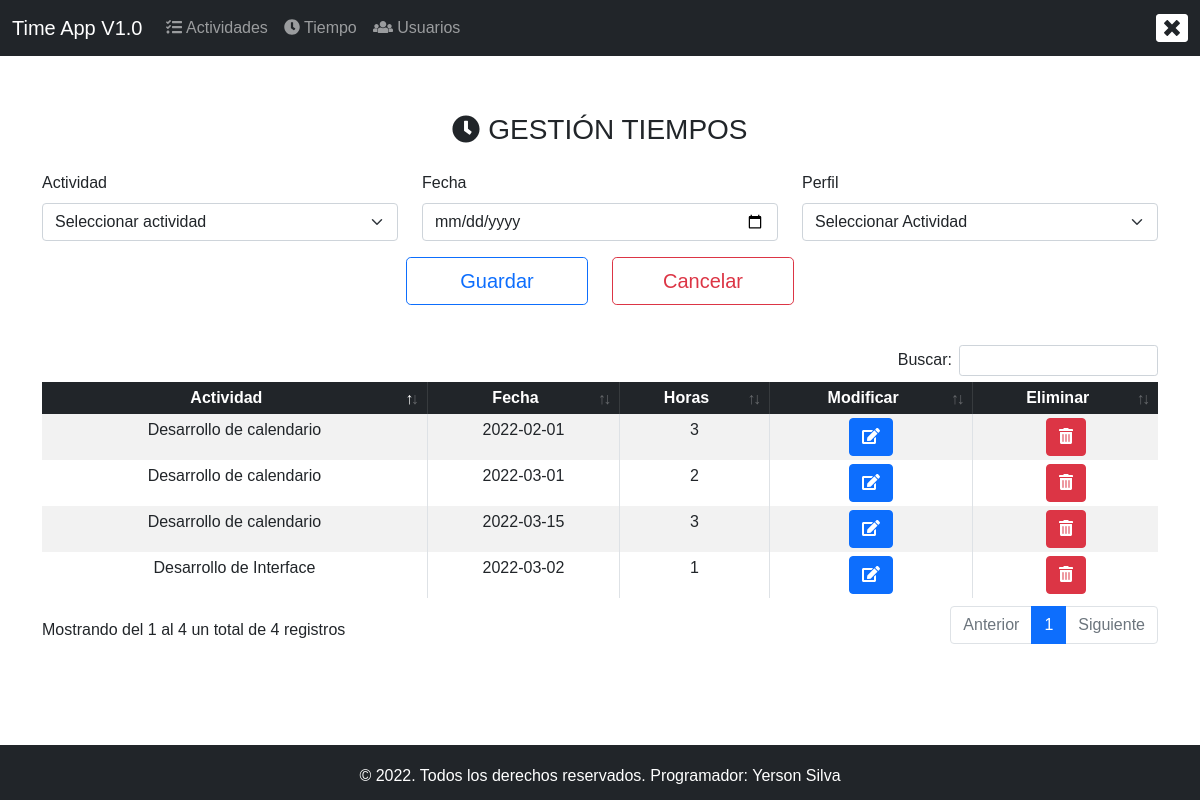
Page /CapaPresentacion/Layout/home.php?mod=tiempos (signed in) on the committed database.
### tables this page shows
CREATE TABLE IF NOT EXISTS `actividadtiempos` (
  `id` int NOT NULL AUTO_INCREMENT,
  `id_actividad` int NOT NULL,
  `fecha` date DEFAULT NULL,
  `horas` int DEFAULT NULL,
  `estado` int NOT NULL,
  PRIMARY KEY (`id`),
  KEY `FK_Tiempo_Actividad` (`id_actividad`)
);

CREATE TABLE IF NOT EXISTS `actividades` (
  `id` int NOT NULL AUTO_INCREMENT,
  `descripcion` varchar(200) NOT NULL,
  `id_user` int NOT NULL,
  `estado` int NOT NULL,
  PRIMARY KEY (`id`)
);

### CapaDatos/Conexion.php (called while the page is built, shortened)
<?php
class Conexion{
    protected $conexion;
    public function __construct()
    {
        $this->conexion = new mysqli(DB_PASS,DB_USER,DB_PASS,DB_NAME);
        $this->conexion->set_charset('DB_CHARSET');
    }
    public function sanitize($var){
        $return = mysqli_real_escape_string($this->conexion, $var);
        return $return;
    }
}
?>

### CapaNegocio/actividadBL/actividadBL.php (called while the page is built, shortened)
<?php
include '../../CapaDatos/Conexion.php';
class ActividadBL extends Conexion {
    public function selectAll($id)
    {
        $conn = new Conexion();
        $id_user = $conn->sanitize($id);
        $stmt = $this->conexion->prepare("CALL sp_Activity_SelectAll(?)");
        $stmt->bind_param("i", $id_user);
        $stmt->execute();
        $res = $stmt->get_result();
        $actividades = $res->fetch_all(MYSQLI_ASSOC);
        return $actividades;
    }
}

### CapaNegocio/actividadBL/tiempoBL.php (called while the page is built, shortened)
<?php
class TiempoBL extends Conexion {
    public function selectAll($id)
    {
        $conn = new Conexion();
        $id_user = $conn->sanitize($id);
        $stmt = $this->conexion->prepare("CALL sp_ActivityTime_SelectAll(?)");
        $stmt->bind_param("i", $id_user);
        $stmt->execute();
        $res = $stmt->get_result();
        $tiempos = $res->fetch_all(MYSQLI_ASSOC);
        return $tiempos;
    }
}

### CapaPresentacion/actividad/tiempo.php (the view, shortened to what this page needs)
<?php
if (isset($_SESSION['usuario'])) {
    include '../../CapaNegocio/actividadBL/actividadBL.php';
    include '../../CapaNegocio/actividadBL/tiempoBL.php';
    $activities = new ActividadBL();
    $id_user = $_SESSION['idUser'];
    $arr_actividad = $activities->selectAll($id_user);
    $time = new TiempoBL();
    $arr_times = $time->selectAll($id_user);
?>
    <div class="col-12 col-xs-12 col-sm-12 col-md-12 pb-3">
        <form action="home.php?mod=tiempos" method="POST">
            <div class="container text-center pb-3 mt-3">
                <h3><i class="fas fa-clock"></i>&nbsp;GESTIÓN TIEMPOS</h3>
            </div>
            <?php
            if (isset($_POST['btnModificar'])) {
                $id = $_POST['id_tiempo'];
                $arr_time = $time->select($id);
                foreach ($arr_time as $item2) {
                    $cantidad = count($arr_time);
            ?>
                    <div class="row">
                        <div class="col-12 col-xs-12 col-sm-12 col-md-4">
                            <div class="mb-3">
                                <label for="Perfil" class="form-label">Actividad</label>
                                <select class="form-select" name="cmbIdActividad" required>
                                    <option value="">Seleccionar actividad</option>
                                    <?php foreach ($arr_actividad as $op) :
                                        if ($item2['id_actividad'] == $op['id']) {
                                            echo "<option value=" . $op['id'] . " selected>";
                                            echo $op['descripcion'];
                                            echo "</option>";
                                        } else {
                                            echo "<option value=" . $op['id'] . ">";
                                            echo $op['descripcion'];
                                            echo "</option>";
                                        }
                                    ?>
                                    <?php endforeach; ?>
                                </select>
                            </div>
                        </div>
                        <div class="col-12 col-xs-12 col-sm-12 col-md-4">
                            <div class="mb-3">
                                <label for="Nombre" class="form-label">Fecha</label>
                                <input type="date" class="form-control" name="txtfecha" value="<?php echo $item2['fecha']; ?>" required>
                            </div>
                        </div>
                        <div class="col-12 col-xs-12 col-sm-12 col-md-4">
                            <div class="mb-3">
                                <label for="Perfil" class="form-label">Horas</label>
                                <select class="form-select" name="cmbHoras" required>
                                    <option value="">Seleccionar Actividad</option>
                                    <option value="1" <?php if ($item2['horas'] == "1") { echo 'selected="selected"';} ?>>1 hora</option>
                                    <option value="2" <?php if ($item2['horas'] == "2") { echo 'selected="selected"';} ?>>2 horas</option>
                                    <option value="3" <?php if ($item2['horas'] == "3") { echo 'selected="selected"';} ?>>3 horas</option>
                                    <option value="4" <?php if ($item2['horas'] == "4") { echo 'selected="selected"';} ?>>4 horas</option>
                                    <option value="5" <?php if ($item2['horas'] == "5") { echo 'selected="selected"';} ?>>5 horas</option>
                                    <option value="6" <?php if ($item2['horas'] == "6") { echo 'selected="selected"';} ?>>6 horas</option>
                                    <option value="7" <?php if ($item2['horas'] == "7") { echo 'selected="selected"';} ?>>7 horas</option>
                                    <option value="8" <?php if ($item2['horas'] == "8") { echo 'selected="selected"';} ?>>8 horas</option>
                                </select>
                            </div>
                        </div>
                    </div>
                <?php
                }
            } else {
                ?>
                <div class="row">
                    <div class="col-12 col-xs-12 col-sm-12 col-md-4">
                        <div class="mb-3">
                            <label for="Perfil" class="form-label">Actividad</label>
                            <select class="form-select" name="cmbIdActividad" required>
                                <option value="">Seleccionar actividad</option>
                            </select>
                        </div>
                    </div>
                    <div class="col-12 col-xs-12 col-sm-12 col-md-4">
                        <div class="mb-3">
                            <label for="Fecha" class="form-label">Fecha</label>
                            <input type="date" class="form-control" name="txtfecha" required>
                        </div>
                    </div>
                    <div class="col-12 col-xs-12 col-sm-12 col-md-4">
                        <div class="mb-3">
                            <label for="Perfil" class="form-label">Perfil</label>
                            <select class="form-select" name="cmbHoras" required>
                                <option value="">Seleccionar Actividad</option>
                            </select>
                        </div>
                    </div>
                </div>
            <?php
            }
            ?>
            <div class="row justify-content-center align-items-center">
                <?php
                if (isset($_POST['btnModificar'])) {
                ?>
                    <div class="col-6 col-xs-6 col-sm-6 col-md-6 col-lg-6 d-flex justify-content-end">
                        <button type="submit" name="btnModificarTiempo" class="btn btn-outline-primary btn-lg col-12 col-xs-12 col-sm-12 col-md-4">Modificar</button>
                        <input type="number" name="id_tiempo" value="<?php echo $item2['id']; ?>" hidden />
                    </div>
                    <div class="col-6 col-xs-6 col-sm-6 col-md-6 col-lg-6">
                        <button type="button" onclick="refresh()" class="btn btn-outline-danger btn-lg col-12 col-xs-12 col-sm-12 col-md-4">Cancelar</button>
                    </div>
                <?php
                } else {
                ?>
                    <div class="col-6 col-xs-6 col-sm-6 col-md-6 col-lg-6 d-flex justify-content-end">
                        <button type="submit" name="btnCrearTiempo" class="btn btn-outline-primary btn-lg col-12 col-xs-12 col-sm-12 col-md-4">Guardar</button>
                    </div>
                    <div class="col-6 col-xs-6 col-sm-6 col-md-6 col-lg-6">
                        <button type="reset" class="btn btn-outline-danger btn-lg col-12 col-xs-12 col-sm-12 col-md-4">Cancelar</button>
                    </div>
                <?php
                }
                ?>
            </div>
        </form>
        <br>
        <div class="table-responsive-md col-md-12 mt-3">
            <table class="table table-sm table-bordered table-striped text-center" id="actividad" data-page-length='5' style="width:100%">
                <thead class="table-dark">
                    <tr>
                        <th scope="col">Actividad</th>
                        <th scope="col">Fecha</th>
                        <th scope="col">Horas</th>
                        <th scope="col">Modificar</th>
                        <th scope="col">Eliminar</th>
                    </tr>
                </thead>
                <tbody>
                    <?php
                    foreach ($arr_times as $item) {
                    ?>
                        <tr>
                            <td><?php echo $item['descripcion']; ?></td>
                            <td><?php echo $item['fecha']; ?></td>
                            <td><?php echo $item['horas']; ?></td>
                            <td>
                                <form action="home.php?mod=tiempos" method="post">
                                    <button type="submit" class="btn btn-primary" name="btnModificar"><i class="fas fa-edit"></i></button>
                                </form>
                            </td>
                            <td>
                                <button type="button" class="btn btn-danger eliminarTiempo"><i class="fas fa-trash-alt"></i></button>
                            </td>
                        </tr>
                    <?php
                    }
                    ?>
                </tbody>
            </table>
        </div>
    </div>
<?php
} else {
    header('location: ../usuario/login.php');
}
?>

### CapaPresentacion/Layout/home.php (shortened to what this page needs)
<?php
if (isset($_SESSION['usuario'])) {
?>
    <!DOCTYPE html>
    <html lang="es">
    <head>
        <link rel="stylesheet" href="../vendor/css/bootstrap.min.css">
        <link rel="stylesheet" href="../Datatables/datatables.min.css">
        <link rel="stylesheet" href="https://use.fontawesome.com/releases/v5.0.8/css/solid.css">
        <link rel="stylesheet" href="../vendor/css/style.css">
        <link rel="stylesheet" href="../vendor/css/sweetalert2.min.css">
    </head>
    <body>
        <header>
            <nav class="navbar navbar-expand-lg navbar-dark bg-dark">
                <div class="container-fluid">
                    <a class="navbar-brand" href="#">Time App V1.0</a>
                    <div class="collapse navbar-collapse" id="navbarNav">
                        <ul class="navbar-nav">
                            <li class="nav-item">
                                <a class="nav-link" href="home.php?mod=actividades">
                                    <i class="fas fa-tasks"></i>
                                    Actividades</a>
                            </li>
                            <li class="nav-item">
                                <a class="nav-link" href="home.php?mod=tiempos">
                                    <i class="fas fa-clock"></i>
                                    Tiempo</a>
                            </li>
                            <li class="nav-item" <?php
                                                    $perfil = $_SESSION['perfil'];
                                                    if ($perfil == 'Empleado') {
                                                        echo "hidden";
                                                    }
                                                    ?>>
                                <a class="nav-link" href="home.php?mod=usuarios">
                                    <i class="fas fa-users"></i>
                                    Usuarios</a>
                            </li>
                            <li class="nav-item d-none d-sm-none d-md-block position-absolute top-0 end-0">
                                <div class="d-flex flex-row-reverse bd-highlight">
                                    <div class="p-1 bd-highlight">
                                        <a class="nav-link exit" href="../../CapaNegocio/cerrar_sesion.php">
                                            <i class="fas fa-window-close fa-2x btn-salir"></i>
                                        </a>
                                    </div>
                                    <div class="p-3 bd-highlight">
                                    </div>
                                </div>
                            </li>
                        </ul>
                    </div>
                </div>
            </nav>
        </header>
        <main class="container">
            <section>
                <div class="col-12 col-xs-12 col-sm-12 col-md-12">
                    <div class="row">
                        <?php
                        switch (@$_GET['mod']) {
                            case "tiempos":
                                require_once("../actividad/tiempo.php");
                                break;
                        }
                        ?>
                    </div>
                </div>
            </section>
        </main>
        <footer class="container-fluid bg-dark">
            <div class="row">
                <div class="col-sm-12 col-md-12 pr-0">
                    <p class="text-center pr-0">&copy; <?php echo date('Y'); ?>. Todos los derechos reservados. Programador: Yerson Silva</p>
                </div>
            </div>
        </footer>
    </body>
    </html>
<?php
} else {
    header('location: ../usuario/login.php');
}
?>

### rows in the picture
actividadtiempos: id_actividad.descripcion "Desarrollo de calendario", fecha "2022-02-01", horas "3"
actividadtiempos: id_actividad.descripcion "Desarrollo de calendario", fecha "2022-03-01", horas "2"
actividadtiempos: id_actividad.descripcion "Desarrollo de Interface", fecha "2022-03-02", horas "1"
actividadtiempos: id_actividad.descripcion "Desarrollo de calendario", fecha "2022-03-15", horas "3"
